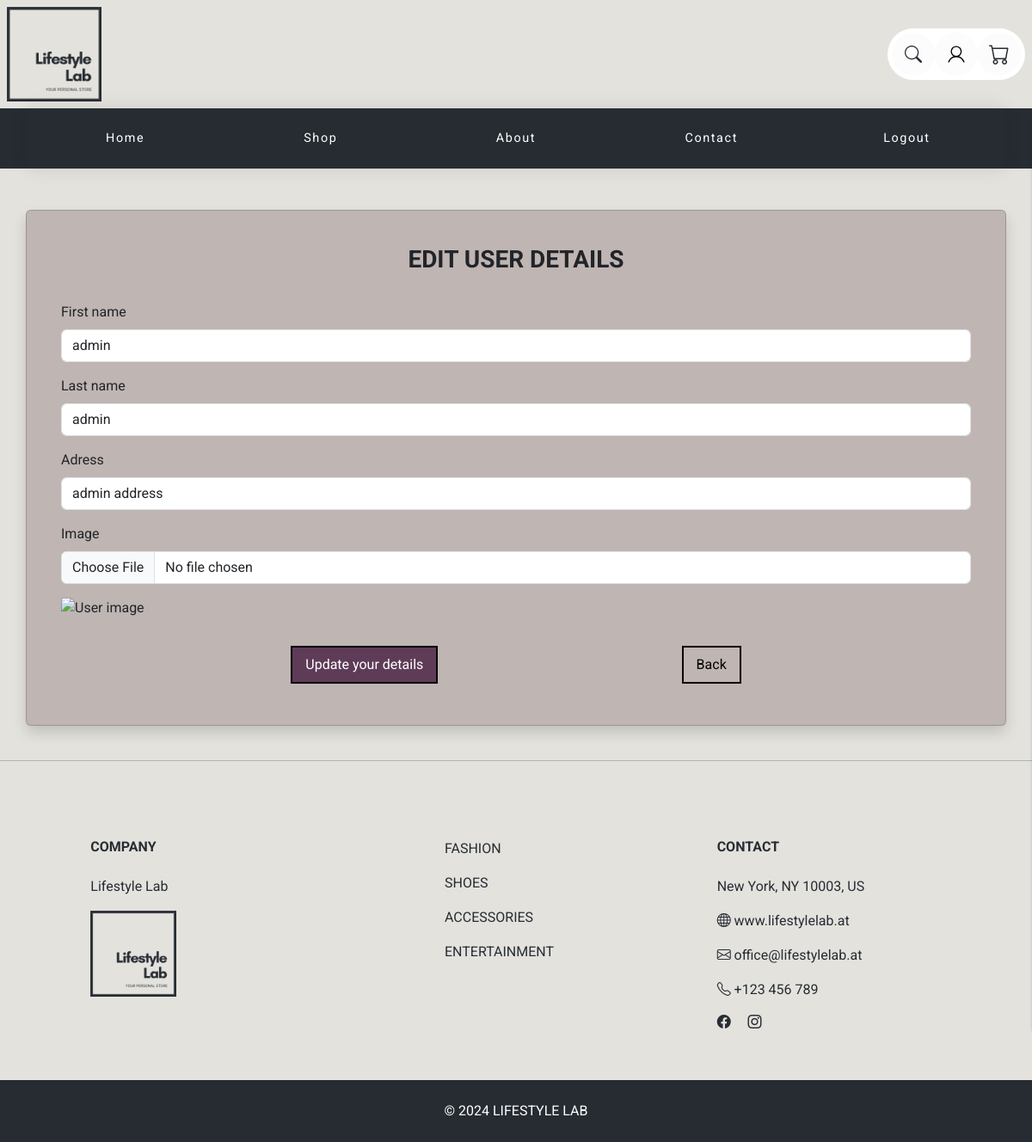
Screenshot of /user_edit.php?id=9 (signed in) with the database file from the repository.
### tables this page shows
CREATE TABLE `user` (
  `id` int(11) NOT NULL,
  `fname` varchar(20) NOT NULL,
  `lname` varchar(20) NOT NULL,
  `email` varchar(50) NOT NULL,
  `adress` varchar(150) NOT NULL,
  `registered` date DEFAULT current_timestamp(),
  `user_img` varchar(250) DEFAULT NULL,
  `password` varchar(255) DEFAULT NULL,
  `fk_role` int(11) NOT NULL DEFAULT 1,
  `ban_expiry` date DEFAULT NULL
);

### user_edit.php (the view, shortened to what this page needs)
<?php
require_once './php_db/query.php';
$id = $_GET['id'];
$sql_user = "SELECT
`fname`,
`lname`,
`email`,
`adress`,
`user_img` FROM `user` WHERE id = $id";
$result_user = mysqli_query($connect, $sql_user);
$row_user = mysqli_fetch_assoc($result_user);
?>
<!DOCTYPE html>
<html lang="en">
<head>
    <head>
    </head>
</head>
<body>
    <?php include '_navbar.php' ?>
    <div class="card shadow p-3 container bg-body-custom mt-5">
        <div class="container text-center mt-4">
            <h3>EDIT USER DETAILS</h3>
        </div>
        <div class="container p-4">
            <form method="post" enctype="multipart/form-data">
                <div class="mb-3">
                    <label for="fname" class="form-label">First name</label>
                    <input type="text" class="form-control" id="fname" name="fname" value="<?= $row_user['fname'] ?>">
                </div>
                <div class="mb-3">
                    <label for="lname" class="form-label">Last name</label>
                    <input type="text" class="form-control" id="lname" name="lname" value="<?= $row_user['lname'] ?>">
                </div>
                <div class="mb-3">
                    <label for="adress" class="form-label">Adress</label>
                    <input type="text" class="form-control" id="adress" name="adress" value="<?= $row_user['adress'] ?>">
                </div>
                <div class="mb-3">
                    <label for="user_img" class="form-label">Image</label>
                    <input type="file" class="form-control" id="user_img" name="user_img">
                </div>
                <img class='w-50' src='./images/user/<?= $row_user['user_img'] ?>' alt='User image'>
        </div>
        <div class="d-flex justify-content-evenly align-items-center p-2 mb-4">
            <button type="submit" name="submit" class="btn btn-success">Update your details</button>
            <a class="btn btn-info" href="./user_details.php">Back</a>
        </div>
    </div>
</body>
</html>

### css/style.css (style rules this page uses)
body { font-family: "Roboto", sans-serif; font-weight: 400; font-style: normal; color: #272c33; background-color: #E3e2dd; }
h3,h6 { font-family: "Roboto", sans-serif; font-weight: 700; font-style: normal; }
.btn { padding: 8px 15px 8px 15px; border-radius: 0 !important; }
.btn-success { --bs-btn-color: #fff; --bs-btn-bg: #5e3C58; --bs-btn-border-color: #000; --bs-btn-hover-color: #fff; --bs-btn-hover-bg: #000; --bs-btn-hover-border-color: #000; --bs-btn-active-color: #fff; --bs-btn-active-bg: #bfb5b2; --bs-btn-active-border-color: #000; --bs-btn-disabled-color: #fff; --bs-btn-disabled-bg: #bfb5b2; --bs-btn-disabled-border-color: #000; }
.btn-success { border: 2px solid #000000; }
.btn-info { --bs-btn-color: #000; --bs-btn-bg: #bfb5b2; --bs-btn-border-color: #000; --bs-btn-hover-color: #000; --bs-btn-hover-bg: #bfb5b2; --bs-btn-hover-border-color: #bfb5b2; --bs-btn-focus-shadow-rgb: 11, 172, 204; --bs-btn-active-color: #000; --bs-btn-active-bg: #bfb5b2; --bs-btn-active-border-color: #bfb5b2; --bs-btn-active-shadow: inset 0 3px 5px rgba(0, 0, 0, 0.125); --bs-btn-disabled-color: #000; --bs-btn-disabled-bg: #bfb5b2; --bs-btn-disabled-border-color: #bfb5b2; }
.btn-info { border: 2px solid black; }
.container, p, h1, h2, h3, h4, h5, h6 { animation: fadeInUp 1s ease forwards; }
.btn { animation: fadeInUp 1s ease forwards; }
.card { animation: fadeInUp 1s ease forwards; }
.bg-body-custom { background-color: #bfb5b2; }
section { padding-top: 50px; padding-bottom: 50px; z-index: 2; position: relative; }
.footext2 { font-family: "Roboto", sans-serif; font-weight: 400; font-style: normal; color: #272c33; text-decoration: none; text-transform: uppercase; }
.text-white { text-decoration: none; text-transform: uppercase; }

### css/nav.css (style rules this page uses)
:root { --gap: 2rem; }
a { text-decoration: none; }

### rows the page displays
user: fname "admin", lname "admin", adress "admin address"
